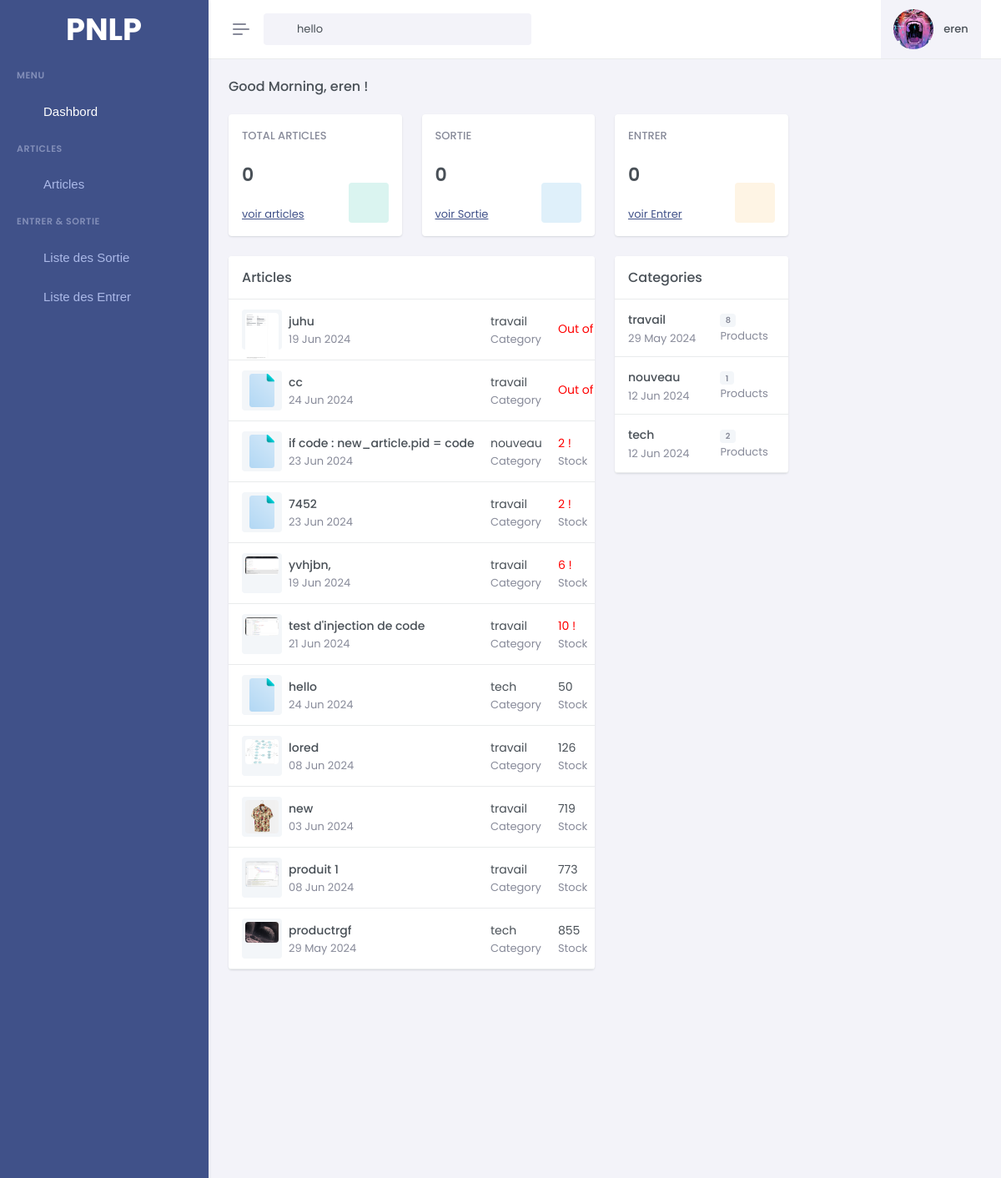
/ (signed in, upper part), run on an earlier commit of the app's database.
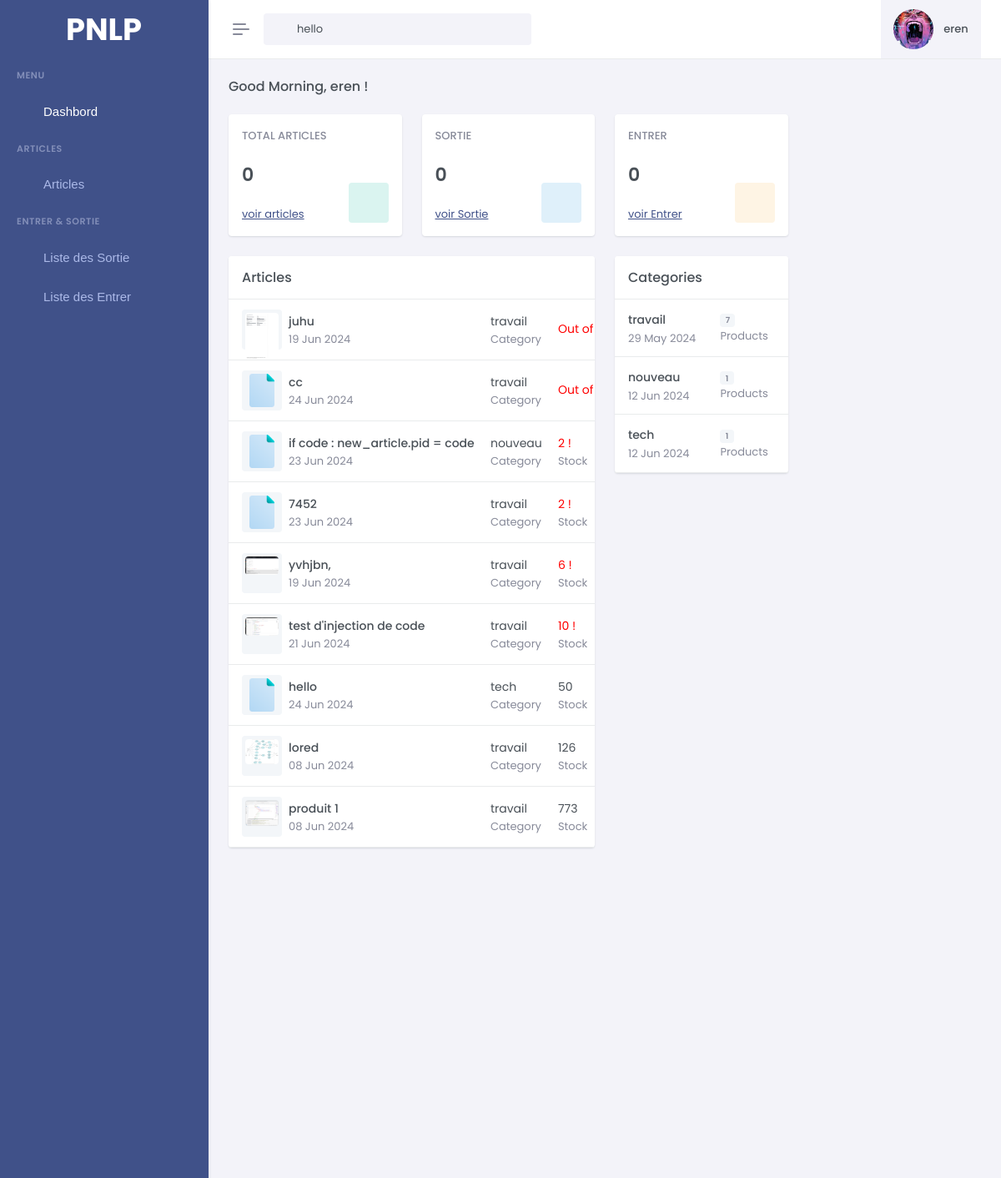
And on a later commit of the database.
### gestion/models.py (models this page shows, shortened)
class Product(models.Model):
    pid = ShortUUIDField(unique=True, length=10, max_length= 20 , alphabet='abcdefghijklmnopqrstuvwxyz1234567890' , editable=False,  prefix='Prod-')
    title = models.CharField(max_length=100, default='untitle product')
    category = models.ForeignKey(Category,on_delete=models.SET_NULL , null=True , related_name='category')
    quantity = models.PositiveIntegerField()
    description = models.TextField()
    image = models.ImageField(default="./new-document.png", null = False,blank= False, upload_to='product_image' )
    created_at = models.DateTimeField(auto_now_add=True)
    updated_at = models.DateTimeField(auto_now=True)

class Category(models.Model):
    cid = ShortUUIDField(unique=True, length=10, max_length= 20 , alphabet='abcdefghijklmnopqrstuvwxyz1234567890' , editable=False,  prefix='Cat-')
    title = models.CharField(max_length=100, default='untitle category')
    created_at = models.DateTimeField(auto_now_add=True)
    updated_at = models.DateTimeField(auto_now=True)
    def __str__(self):
        return self.title

### gestion/views.py (the view)
# urls.py: path('',HomePage, name='homePage'),
@login_required(login_url='sign-in')
def HomePage(request):
    admin = False
    suppliers = SupplierProfile.objects.all()
    actions = Action.objects.all()
    admin = is_admin(request.user)
    if admin :
        products = Product.objects.all()
        deliveries = Delivery.objects.all()
        supplies = Supply.objects.all()
    else:
        products = Product.objects.all()
        deliveries = Delivery.objects.filter(user = request.user)
        supplies = Supply.objects.filter(user = request.user)
    product_count = products.count()
    deliveries_count = deliveries.count()
    supplies_count = supplies.count()
    suppliers_count = suppliers.count()
    context={
        'actions':actions,
        'products':products,
        'product_count':product_count,
        'deliveries_count':deliveries_count,
        'supplies_count':supplies_count,
        'suppliers_count':suppliers_count,
        'admin':admin,
    }
    return render(request, 'pages/homePage.html', context)

### gestion/context_processor.py (called while the page is built)
def is_admin(user):
    try:
        admin_profile = AdminProfile.objects.get(user=user)
        return True
    except AdminProfile.DoesNotExist:
        return False

### gestion/views.py (called while the page is built)
def is_admin(user):
    try:
        admin_profile = AdminProfile.objects.get(user=user)
        return True
    except AdminProfile.DoesNotExist:
        return False

### userauth/models.py (called while the page is built)
    def __str__(self):
        return self.username

### templates/pages/homePage.html (shortened to what the changed rows need)
{% extends 'base/base.html' %}
{% load static %}
{% block 'content' %}
<div class="main-content">
    <div class="page-content">
        <div class="container-fluid">
            <div class="row">
                <div class="col">
                    <div class="h-100">
                        <div class="row">
                            <div class="col-xl-6">
                                <div class="card">
                                    <div class="card-body">
                                        <div class="table-responsive table-card">
                                            <table class="table table-hover table-centered align-middle table-nowrap mb-0">
                                                <tbody>
                                                   {% if products_all %}
                                                   {% for product in products_all %}
                                                   <tr>
                                                       <td>
                                                           <div class="d-flex align-items-center">
                                                               <div class="avatar-sm bg-light rounded p-1 me-2">
                                                                   <a href="{{ product.image.url }}"> <img
                                                                           src="{{ product.image.url }}" alt=""
                                                                           class="img-fluid d-block rounded"></a>
                                                               </div>
                                                               <div>
                                                                   <h5 class="fs-14 my-1"><a
                                                                           href="{% url 'article_detail' product.pid %}"
                                                                           class="text-reset">{{ product.title }}</a></h5>
                                                                   <span class="text-muted">{{ product.created_at|date:"d M Y" }}</span>
                                                               </div>
                                                           </div>
                                                       </td>
                                                       <td>
                                                           <h5 class="fs-14 my-1 fw-normal">{{ product.category }}</h5>
                                                           <span class="text-muted">Category</span>
                                                       </td>
                                                       <td>
                                                           <h5 class="fs-14 my-1 fw-normal" style="{% if product.quantity <= 10 %}color: red;{% endif %}"> {% if product.quantity <= 0 %} Out of stock {% else %} {{ product.quantity }}
                                                                {% endif %} {% if product.quantity <= 10 %} !{% endif %}</h5>
            <span class="text-muted" style="{% if product.stock < 10 %}color: red !important;{% endif %}">{% if product.quantity > 0 %}
               Stock
            {% endif %} </span>
                                                       </td>
                                                   </tr>
                                                   {% endfor %}
                                                   {% else  %}
                                                       <center class="my-5"><h5>
                                                       {{ filter_option|title }} :
                                                    Aucun produit n'as été trouvés
                                                       </h5></center>
                                                   {% endif %}
                                                </tbody>
                                            </table>
                                        </div>
                                    </div>
                                </div>
                            </div>
                            <div class="col-xl-3">
                                <div class="card">
                                    <div class="card-body">
                                        <div class="table-responsive table-card">
                                            <table class="table table-hover table-centered align-middle table-nowrap mb-0">
                                                <tbody>
                                                    {% for category in categories_all %}
                                                    <tr>
                                                        <td>
                                                            <div class="d-flex align-items-center">
                                                                <div>
                                                                    <h5 class="fs-14 my-1"><a class="text-reset">{{ category.title }}</a></h5>
                                                                    <span class="text-muted">{{ category.created_at|date:"d M Y" }}</span>
                                                                </div>
                                                            </div>
                                                        </td>
                                                        <td>
                                                            <span class="badge bg-light text-muted">{{category.category.count}} </span> <br>
                                                            <span class="text-muted">Products</span>
                                                        </td>
                                                    </tr>
                                                    {% endfor %}
                                                </tbody>
                                            </table>
                                        </div>
                                    </div>
                                </div>
                            </div>
                        </div>
                    </div>
                </div>
            </div>
        </div>
    </div>
</div>
{% endblock %}

What changed in the data, as far as the page shows it:
removed Product: image (picture), title "new", created_at "03 Jun 2024", category "travail", quantity "719", shows "Stock"
removed Product: image (picture), title "productrgf", created_at "29 May 2024", category "tech", quantity "855", shows "Stock"
computed for Category "travail": category.count "8" → "7"
computed for Category "tech": category.count "2" → "1"
